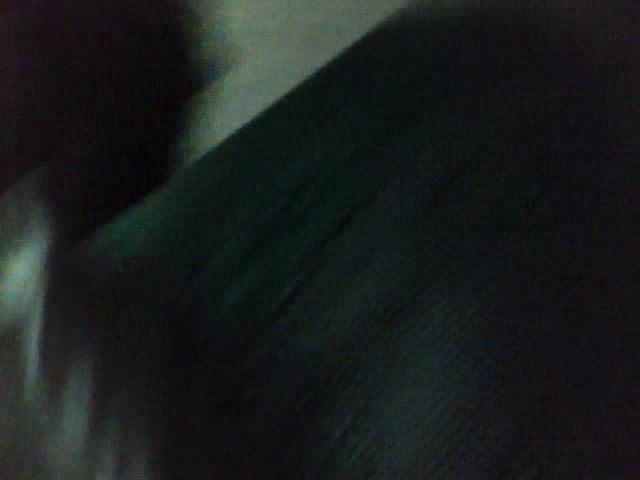
%> input picture Data/HistogramEqualization/036NII_00054.png, 640 x 480 px
$ octave ExampleHistogramEqualize.m   (GNU Octave 9; MATLAB toolbox functions it lacks are replaced by stand-ins)
%> lines starting %> are read from the running program, lines starting %| are printed output that depends on the picture
### Code/toolbox/utilities/histogram.m
function [H, B] = histogram(Data, Bin)
% histogram
%   Data    - Data to calculate the histogram for.
%   Bin     - Edges of bins.
%
% RETURN
%   H       - Histogram data with nBin+1 entries.
%   B       - Centers of internal bins with nBin-1 entries.
%
% DESCRIPTION
%   This function computes the histogram for data with the bining:
%   H(1)        H(2)                    H(nBin+1)
%   Data<=Bin(1) Bin(1)<Data<=Bin(2) ... Bin(nBin)<Data
%
%   B = 0.5*(Bin(2:end)+Bin(1:end-1))
%
%   For most applications the data H(2:end-1) is enough and is displayed,
%   e.g. by
%   figure; bar(B,H(2:end-1));
%

%   Florian Raudies, 01/18/2016, Palo Alto, CA.
nBin    = length(Bin);
H       = zeros(nBin+1,1);
Data    = sort(Data(:), 1, 'ascend');
nData   = length(Data);
iBin    = 1;
Bin     = [Bin inf];
n       = 0;
iData   = 1;
while iData <= nData,
    if (Data(iData) <= Bin(iBin)),
        n       = n + 1;
        iData   = iData + 1;
    else
        H(iBin) = n;
        n       = 0;
        iBin    = iBin + 1;
    end
end
H(iBin) = n;
B = 0.5*(Bin(1:end-2) + Bin(2:end-1));

### Code/toolbox/image/histogramEqualize.m
function ImgRGB = histogramEqualize(ImgRGB, H)
% histogramEqualize
%   ImgRGB  - Color image with RGB color space.
%   H       - Histogram that is used for equalization.
%
% RETURN
%   ImgRGB  - Equalized color image.

%   Florian Raudies, 04/24/2016, Palo Alto, CA.

ImgYCBCR    = rgb2ycbcr(ImgRGB);
ImgY        = squeeze(ImgYCBCR(:,:,1));
CDF         = cumsum(H);
minCDF      = min(CDF);
ImgYEq      = uint8(1 + floor((CDF(ImgY)-minCDF)/(numel(ImgY)-minCDF)*255));
ImgYCBCR(:,:,1) = ImgYEq;
ImgRGB      = ycbcr2rgb(ImgYCBCR);

### Code/toolbox/image/ExampleHistogramEqualize.m
clc; clear all; close all;
% Example for the method 'histogramEqualize'.
%   Florian Raudies, 04/24/2016, Palo Alto, CA.

imgFile     = '../Data/HistogramEqualization/036NII_00054.png';
ImgRGB      = imread(imgFile);
%> ImgRGB is the input picture: size 480x640x3 uint8; mean R, G, B 25.1, 29, 28.3
ImgYCBCR    = rgb2ycbcr(ImgRGB);
%> ImgYCBCR: size 480x640x3 uint8; mean of channels 1, 2, 3 39.8, 128.1, 126.2
ImgY        = squeeze(ImgYCBCR(:,:,1));
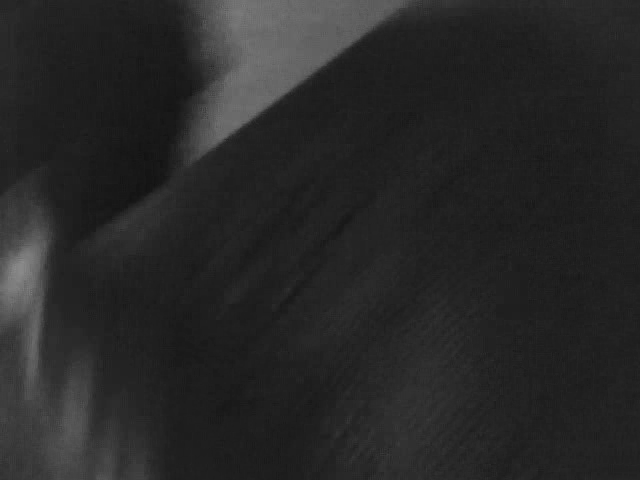
%> ImgY: size 480x640 uint8; min 17, max 141, mean 39.8
[H, B]      = histogram(ImgY(:),linspace(0,255,255));
%> after the loop in histogram, `while iData <= nData,`: H = 256 values, max 36128 at index 32, min 0 at index 1, mean 1200; iBin = 142; iData = 307201; n = 2
%> B = 254 values from 0.502 to 254.5
CDF         = cumsum(H);
%> CDF = 256 values from 0 to 307200
minCDF      = min(CDF);
%> minCDF = 0
ImgYEq      = uint8(1 + floor((CDF(ImgY)-minCDF)/(numel(ImgY)-minCDF)*255));
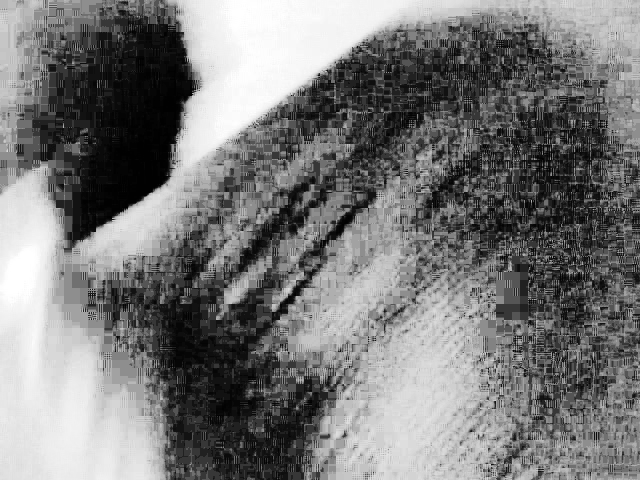
%> ImgYEq: size 480x640 uint8; min 1, max 255, mean 120.8
[HEq, BEq]  = histogram(ImgYEq(:),linspace(0,255,255));
%> HEq = 256 values, max 36128 at index 56, min 0 at index 1, mean 1200; BEq = 254 values from 0.502 to 254.5
CDFEq       = cumsum(HEq);
%> CDFEq = 256 values from 0 to 307200
ImgEq       = histogramEqualize(ImgRGB, H);
%> in histogramEqualize, `minCDF      = min(CDF);`: minCDF = 0
%> in histogramEqualize, `ImgYCBCR(:,:,1) = ImgYEq;`: ImgYCBCR: size 480x640x3 uint8; mean of channels 1, 2, 3 120.8, 128.1, 126.2
%> in histogramEqualize, `ImgRGB      = ycbcr2rgb(ImgYCBCR);`:
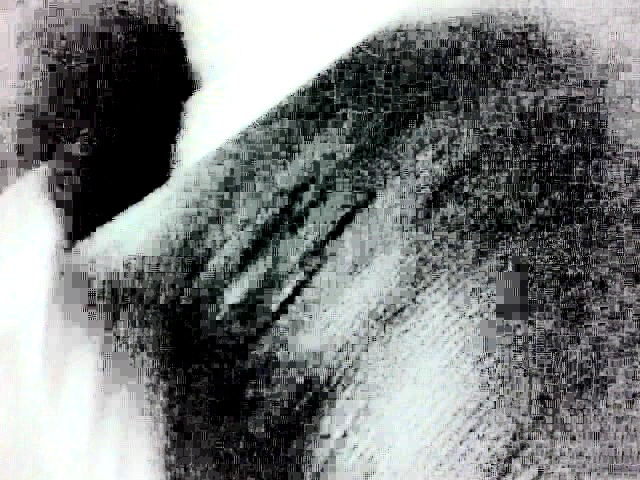
%> ImgRGB: size 480x640x3 uint8; mean R, G, B 119.6, 122.6, 122.4

figure('Position',[50 50 900 400]);
subplot(2,3,1);
    imshow(ImgRGB); title('Input Image');
subplot(2,3,2);
    bar(B,H(2:end-1)); title('Histogram');
    xlabel('Gray Value');
    ylabel('Count');
subplot(2,3,3);
    bar(B,CDF(2:end-1)); title('CDF');
    xlabel('Gray Value');
    ylabel('Cumulative Count');

subplot(2,3,4);
    imshow(ImgEq); title('Equalized Image');
subplot(2,3,5);
    bar(B,HEq(2:end-1)); title('Histogram Equalized');
    xlabel('Gray Value');
    ylabel('Count');
subplot(2,3,6);
    bar(B,CDFEq(2:end-1)); title('CDF Equalized');
    xlabel('Gray Value');
    ylabel('Cumulative Count');
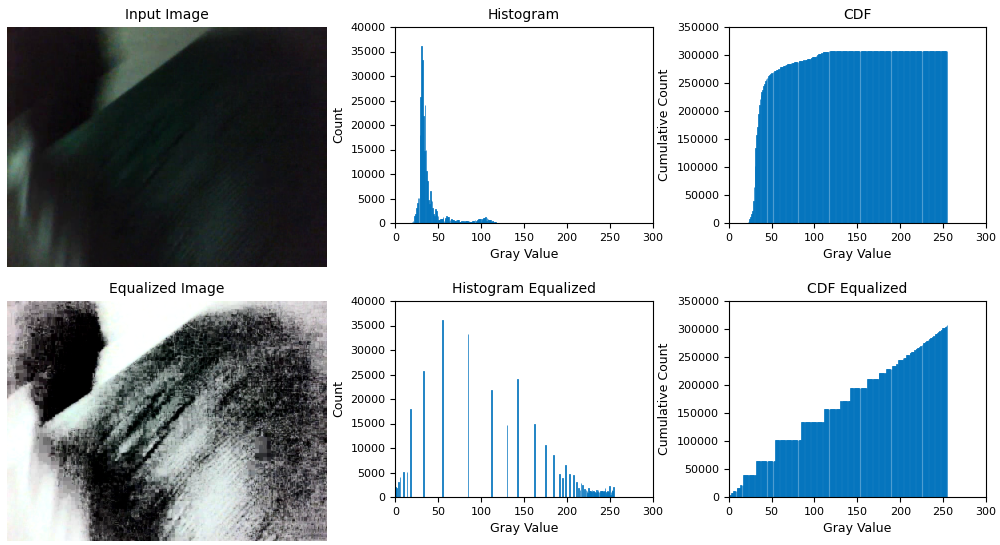
%> figure redrawn from the program's plot data, 6 panels
